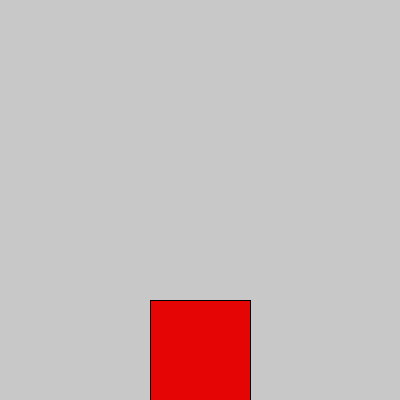
Frame 1 (no input)
Frame 60 (the mouse pressed at the canvas centre just before this capture): identical to frame 1, image omitted
Frame 120 (the mouse held since frame 60 and released just before this capture): identical to frame 1, image omitted

The Processing sketch that drew this single still picture (run headless with seeded random() and noise(); from frame 60 on, the mouse is pressed at the canvas centre):

// Processing sketch: fireworks
// ── fireworks.pde
//Siobhan Foster and Anna Velasquez

int circ1,circ2x,circ2y,circ3x,circ3y;
color c1,c2,c3;
boolean a;


void draw1()
{
  noStroke();
  fill(c1);
  ellipse(50,50,30,30);
}

void draw2()
{
  noStroke();
  fill(c2);
  ellipse(50,50,30,30);
}

void draw3()
{
  noStroke();
  fill(c3);
  ellipse(50,50,30,30);
}

void setup()
{
  smooth();
  
  size(400,400);
  circ1=300;
  circ2x=150;
  circ2y=300;
  circ3x=150;
  circ3y=300;
  a=false;
}

void draw()
{
  background(200);
  frameRate(19);
  if(a)
    {pushMatrix();
      translate(150,circ1);
      draw1();
     popMatrix();
     circ1-=5;
     pushMatrix();
       translate(circ2x,circ2y);
       draw2();
     popMatrix();
     circ2y-=5;
     if(circ2y<=180)
       {circ2x-=3;}
     pushMatrix();
       translate(circ3x,circ3y);
       draw3();
     popMatrix();
     circ3y-=5;
     if(circ3y<=180)
       {circ3x+=3;}
    }
  fill(#E50505);
  stroke(0);
  strokeWeight(1);
  rect(150,300,100,100);
  
  if (circ1<-50&&circ2y<-50&&circ3y<-50)
    { circ1=300;
      circ2x=150;
      circ2y=300;
      circ3x=150;
      circ3y=300;}
}

void mousePressed()
{  if(mouseX>150&&mouseX<250&&mouseY>300)
      {if(a)
        {a=false;
         circ1=300;
         circ2x=150;
         circ2y=300;
         circ3x=150;
         circ3y=300;
       }
       else
       {a=true;
       c1=color(random(150,255),random(150,255),random(150,255));
       c2=color(random(150,255),random(150,255),random(150,255));
       c3=color(random(150,255),random(150,255),random(150,255));
       }
      }
}
